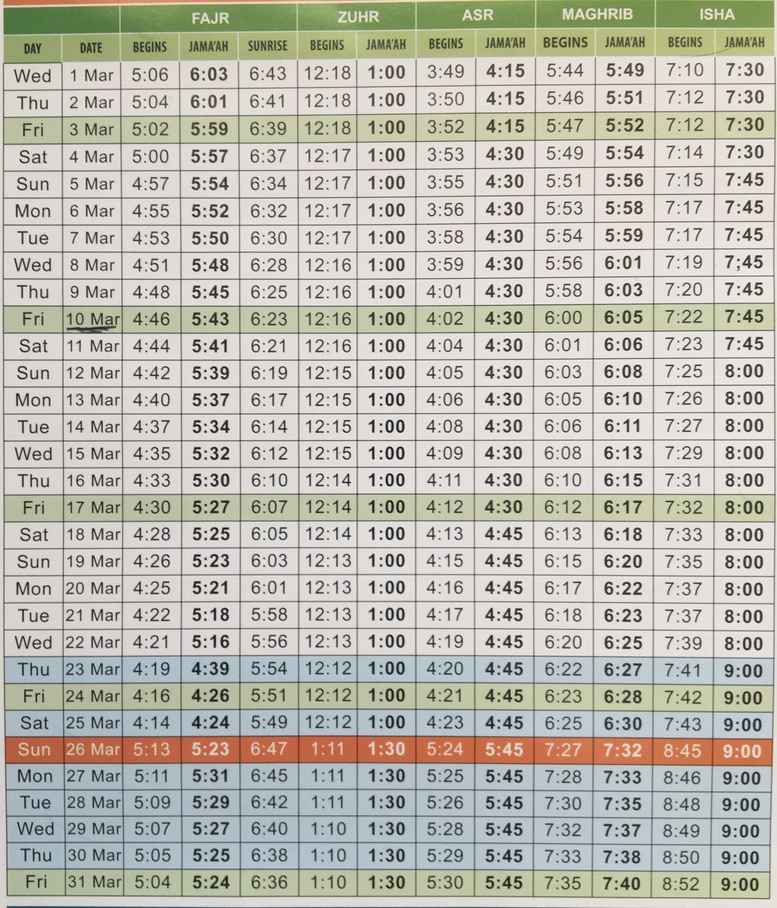
#> input picture timetable_scanner/Redcoat-Mar-23.jpg, 777 x 908 px, shrunk from 2872 x 3359 before the run
$ python row_extractor.py
#> lines starting #> are read from the running program, lines starting #| are printed output that depends on the picture
### timetable_scanner/util.py
import cv2
from PIL import Image, ImageOps
import numpy as np
def openAndReturnImageArray(img_path):
#> called with img_path = 'Redcoat-Mar-23.jpg'
    im = Image.open(img_path)
#> im is the input picture: PIL image 777x908 RGB; mean R, G, B 188, 186.5, 176.7
    # To prevent img from being auto rotated due to exif value
    # https://github.com/python-pillow/Pillow/issues/4703
    im = ImageOps.exif_transpose(im)
    return np.asarray(im)

# [29 lines left out: functions showImgInWindow, showImgAndReturnIfMeetsCriteria, not called in this run]


def returnGrayscaleImg(img):
    return cv2.cvtColor(img, cv2.COLOR_BGR2GRAY)

# [53 lines left out: functions checkIfUserInputIsANumber, getThresholdFromUserInput, getSkewAngle, rotateImage, not called in this run]

# Deskew image
def deskew(cvImage):
    angle = getSkewAngle(cvImage)
    return rotateImage(cvImage, -1.0 * angle)

### timetable_scanner/row_extractor.py
import cv2
import numpy as np
from util import deskew, openAndReturnImageArray
from PIL import Image, ImageOps

img_path = 'Redcoat-Mar-23.jpg'

im = openAndReturnImageArray(img_path)
base_image = im.copy()
im_h, im_w, im_d = im.shape
#> im_h = 908; im_w = 777; im_d = 3

# Convert to grayscale
gray = cv2.cvtColor(im, cv2.COLOR_BGR2GRAY)
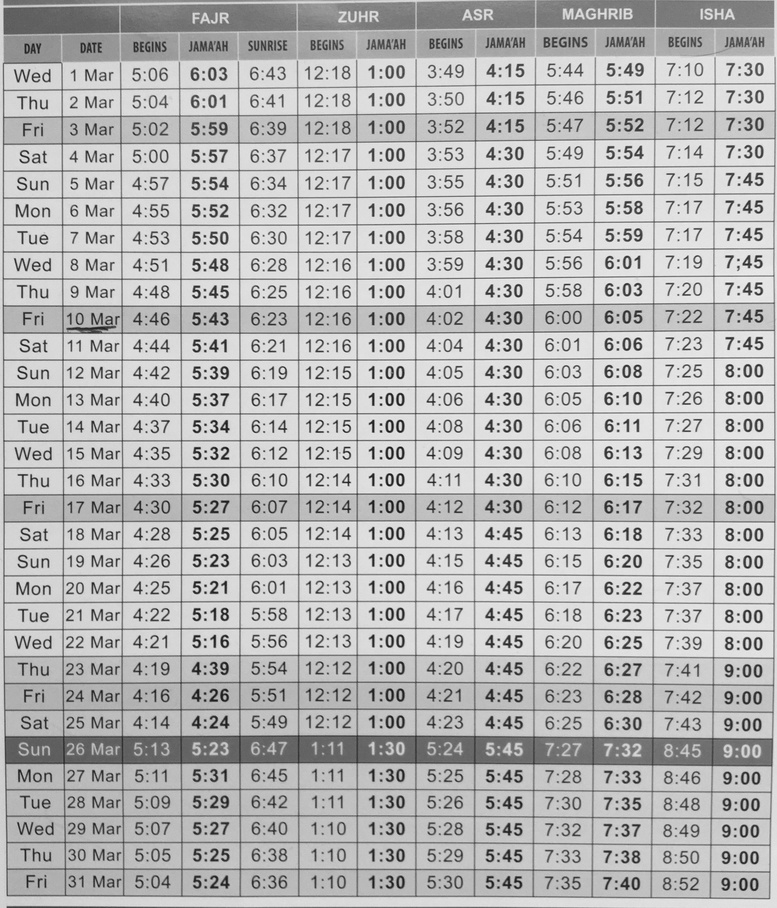
#> gray: shape (908, 777); min 15, max 247, mean 183.8

# Apply Gaussian blur
blur = cv2.GaussianBlur(gray, (5, 5), 0)
# cv2.imshow('blur', blur)

# Detect edges
edges = cv2.Canny(blur, 20, 100, apertureSize=3)
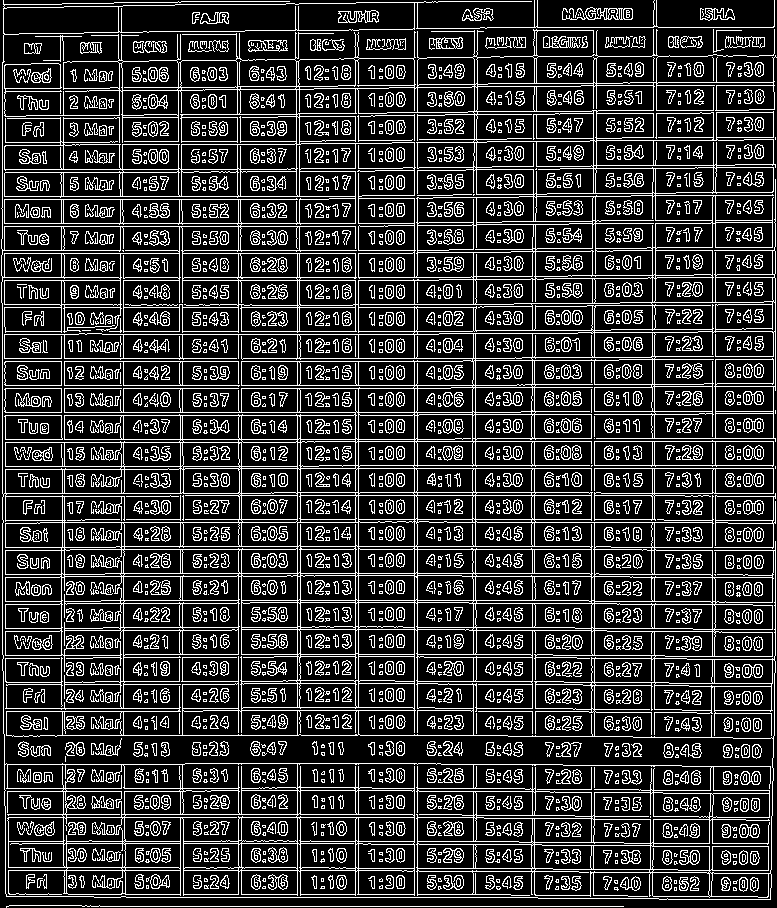
#> edges: shape (908, 777); 21.4% white in thin lines or dots
# cv2.imshow('edges', edges)

# Detect Horizontal lines
detected_horizontal_lines = cv2.HoughLinesP(edges, 1, np.pi / 180, 100, minLineLength=100, maxLineGap=8)
#> detected_horizontal_lines = 381 rows, first 6: [358, 734, 358, 2], [355, 735, 355, 21], [414, 735, 414, 2], [417, 735, 417, 2], [297, 735, 297, 248], [241, 735, 241, 250]

# Filter lines by slope
max_y_diff = 1
min_horizontal_length = 10
horizontal_lines = []
for current_line in detected_horizontal_lines:
    x1, line1_y1, x2, line2_y1 = current_line[0]
    if abs(line2_y1 - line1_y1) < max_y_diff and abs(x2 - x1) > min_horizontal_length:
        horizontal_lines.append(current_line)
#> this loop made 381 passes
#> after the loop, horizontal_lines = 106 items, first 6: [[429, 522, 727, 522]], [[5, 817, 483, 817]], [[180, 495, 716, 495]], [[82, 906, 623, 906]], [[81, 519, 663, 519]], [[569, 223, 715, 223]]

# Sort the lines by their y-coordinates
sorted_lines = sorted(horizontal_lines, key=lambda x: x[0][1])
#> sorted_lines = 106 items, first 6: [[424, 1, 537, 1]], [[480, 27, 773, 27]], [[245, 30, 357, 30]], [[507, 46, 644, 46]], [[474, 47, 586, 47]], [[491, 56, 686, 56]]

# Filter lines which are close to each other - to avoid duplicate lines for table lines
filtered_list = []
prev_line = []
pixels_from_top_of_image = 180
pixels_from_bottom_of_image = 10
max_y_difference = 30
for line in sorted_lines:
    current_line = line[0]  # To make code more readable later - Only need the array - as no longer clusters
    if current_line[1] < pixels_from_top_of_image or current_line[1] > im_h - pixels_from_bottom_of_image:
        continue
    if len(prev_line) == 0:
        prev_line = current_line
    else:
        print(prev_line)
        line1_y1 = prev_line[1]
        line2_y1 = current_line[1]
        if abs(line1_y1 - line2_y1) < max_y_difference:
            continue
        else:
            # New row line
            filtered_list.append(prev_line)
            prev_line = current_line
#> this loop made 106 passes
#> (current_line, line1_y1, line2_y1) on passes 22, 23, 24, 25, 27, 28, 30, 31, 32, 34, 35, 37: ([2, 196, 361, 196], 195, 196), ([2, 199, 328, 199], 195, 199), ([569, 223, 715, 223], 195, 223), ([2, 223, 418, 223], 195, 223), ([2, 250, 448, 250], 226, 250), ([2, 253, 416, 253], 226, 253), ([2, 280, 438, 280], 277, 280), ([353, 304, 513, 304], 277, 304), ([587, 305, 717, 305], 277, 305), ([102, 331, 476, 331], 307, 331), ([102, 334, 438, 334], 307, 334), ([5, 361, 475, 361], 358, 361)
#> (line1_y1, line2_y1, prev_line) on passes 26, 29, 33, 36, 40, 45: (195, 226, [2, 226, 387, 226]), (226, 277, [2, 277, 476, 277]), (277, 307, [4, 307, 483, 307]), (307, 358, [4, 358, 521, 358]), (358, 388, [5, 388, 450, 388]), (388, 438, [455, 438, 775, 438])
#| [632 195 773 195]
#| [632 195 773 195]
#| [632 195 773 195]
#| [632 195 773 195]
#| [632 195 773 195]
#| [  2 226 387 226]
#| [  2 226 387 226]
#| [  2 226 387 226]
#> (further printed lines are left out)
#> after the loop, filtered_list = 17 items, first 6: [632, 195, 773, 195], [2, 226, 387, 226], [2, 277, 476, 277], [4, 307, 483, 307], [4, 358, 521, 358], [5, 388, 450, 388]
filtered_list.append(prev_line)

print("The Final List")
print(filtered_list)
#> (printed output is left out)
# Draw the detected rows as contours on the image
for row_line in filtered_list:
    x1, line1_y1, x2, line2_y1 = row_line
    cv2.line(im, (0, line1_y1), (im_w, line1_y1), (0, 0, 255), 4)
#> this loop made 18 passes
#> (x1, line1_y1, x2, line2_y1) on passes 1 to 12: (632, 195, 773, 195), (2, 226, 387, 226), (2, 277, 476, 277), (4, 307, 483, 307), (4, 358, 521, 358), (5, 388, 450, 388), (455, 438, 775, 438), (179, 468, 775, 468), (81, 519, 663, 519), (61, 549, 655, 549), (101, 600, 593, 600), (60, 630, 236, 630)
#> row_line on passes 16 to 18: [5, 814, 461, 814], [356, 844, 541, 844], [6, 894, 510, 894]

# Display the result
cv2.imshow("Horizontal lines", im)


## Now extracting each row using lines

cv2.waitKey(0)
cv2.destroyAllWindows()

$ run again, with timetable_scanner/Bad-Feb-2023.JPG copied over timetable_scanner/Redcoat-Mar-23.jpg
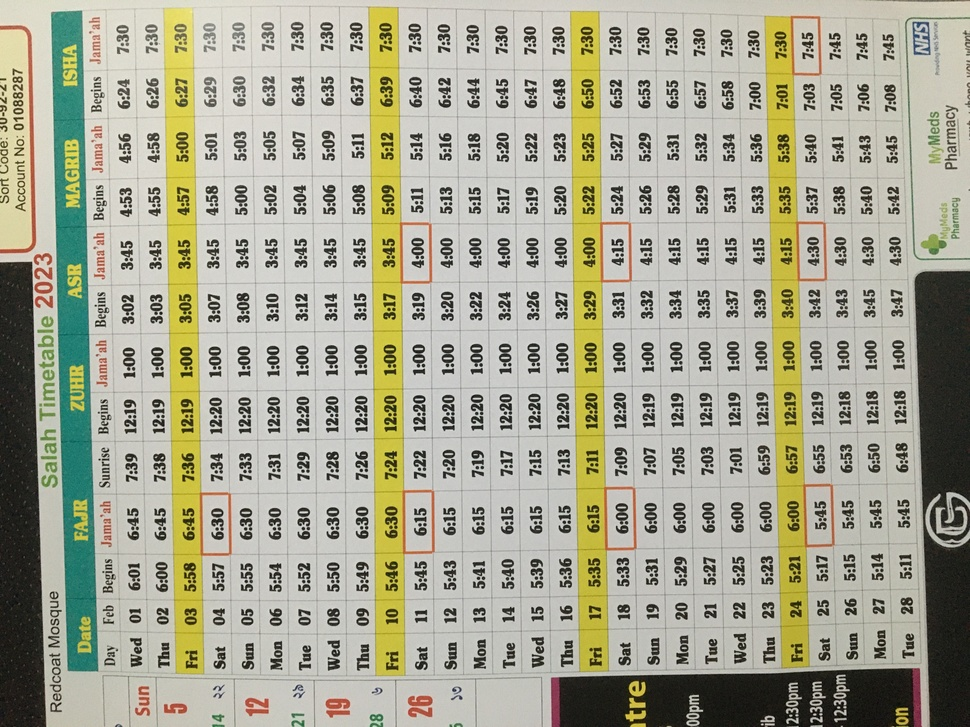
#> input picture timetable_scanner/Bad-Feb-2023.JPG, 970 x 727 px, shrunk from 4032 x 3024 before the run
#> in openAndReturnImageArray, im is the input picture: PIL image 970x727 RGB; mean R, G, B 167.7, 167.1, 147.3
#> im: PIL image 727x970 RGB
#> `gray = cv2.cvtColor(im, cv2.COLOR_BGR2GRAY)`:
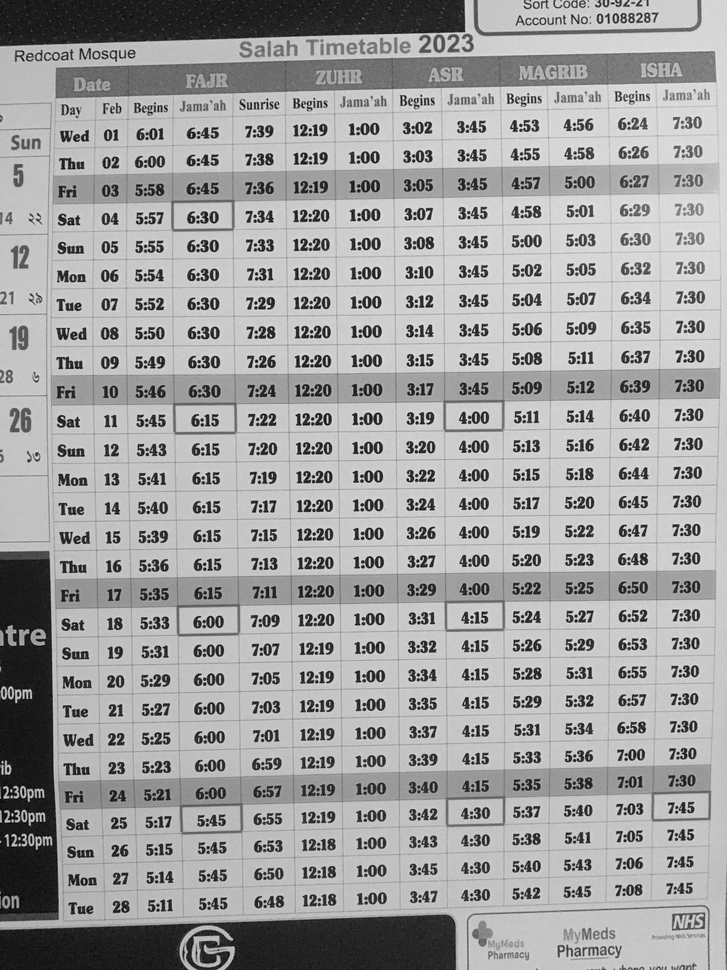
#> gray: shape (970, 727); min 0, max 240, mean 161.3
#> `edges = cv2.Canny(blur, 20, 100, apertureSize=3)`:
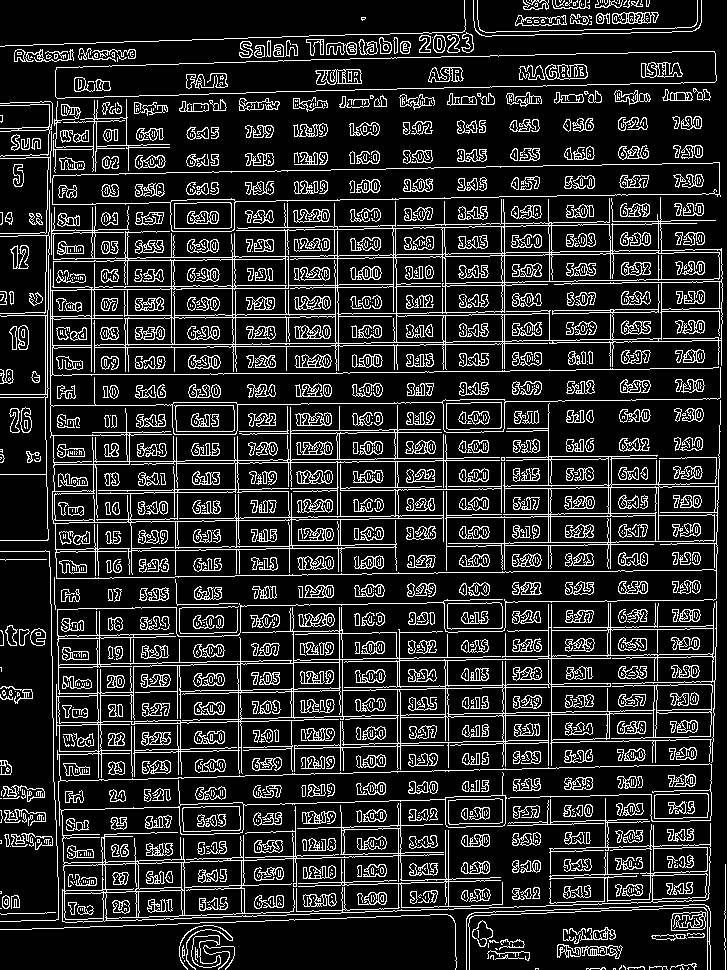
#> edges: shape (970, 727); 16.2% white in thin lines or dots
#> detected_horizontal_lines = 125 rows, first 6: [0, 921, 457, 906], [386, 168, 568, 165], [431, 909, 705, 900], [7, 929, 447, 914], [502, 687, 714, 684], [235, 201, 498, 197]
#> the loop `for current_line in detected_horizontal_lines:` made 125 passes
#> after the loop `for current_line in detected_horizontal_lines:`: horizontal_lines = [[[78, 315, 246, 315]], [[97, 344, 269, 344]], [[185, 460, 291, 460]], [[271, 459, 376, 459]], [[357, 432, 483, 432]], [[77, 461, 184, 461]], [[163, 431, 291, 431]], [[58, 347, 211, 347]], [[51, 405, 152, 405]], [[74, 374, 223, 374]]]
#> sorted_lines = [[[78, 315, 246, 315]], [[97, 344, 269, 344]], [[58, 347, 211, 347]], [[74, 374, 223, 374]], [[51, 405, 152, 405]], [[163, 431, 291, 431]], [[357, 432, 483, 432]], [[271, 459, 376, 459]], [[185, 460, 291, 460]], [[77, 461, 184, 461]]]
#> the loop `for line in sorted_lines:` made 10 passes
#> (current_line, line1_y1, line2_y1) on passes 2, 4, 6, 7, 9, 10: ([97, 344, 269, 344], 315, 344), ([74, 374, 223, 374], 347, 374), ([163, 431, 291, 431], 405, 431), ([357, 432, 483, 432], 405, 432), ([185, 460, 291, 460], 459, 460), ([77, 461, 184, 461], 459, 461)
#> (printed output is left out)
#> after the loop `for line in sorted_lines:`: filtered_list = [[78, 315, 246, 315], [58, 347, 211, 347], [51, 405, 152, 405]]
#| [array([ 78, 315, 246, 315], dtype=int32), array([ 58, 347, 211, 347], dtype=int32), array([ 51, 405, 152, 405], dtype=int32), array([271, 459, 376, 459], dtype=int32)]
#> the loop `for row_line in filtered_list:` made 4 passes

$ run again, with timetable_scanner/IMG_4350.JPG copied over timetable_scanner/Redcoat-Mar-23.jpg
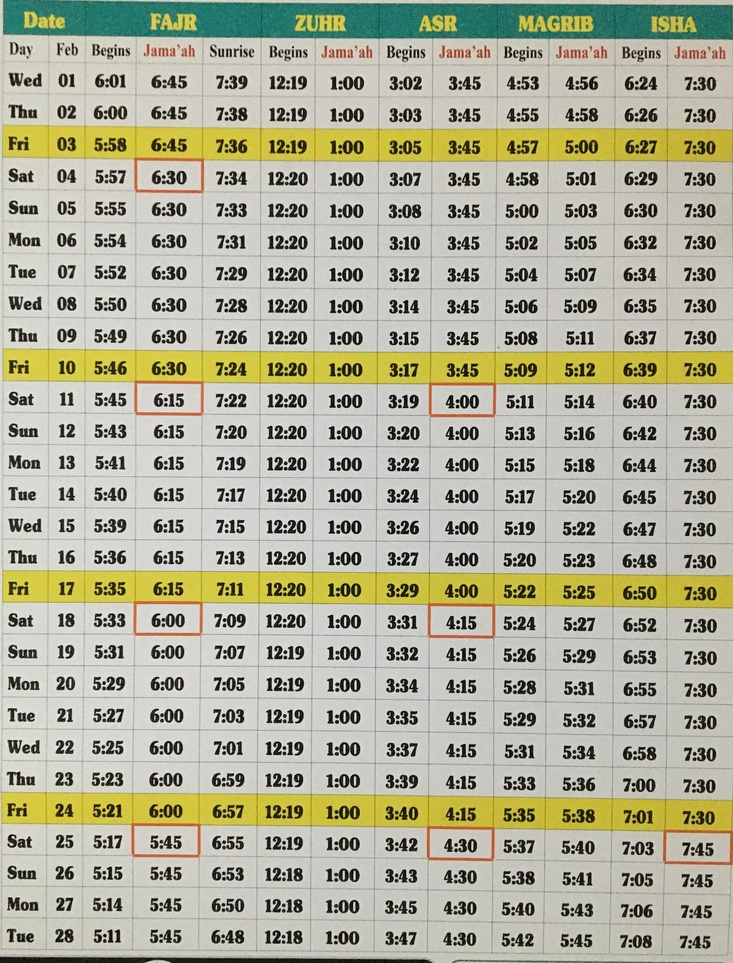
#> input picture timetable_scanner/IMG_4350.JPG, 733 x 963 px, shrunk from 2764 x 3632 before the run
#> in openAndReturnImageArray, im is the input picture: PIL image 733x963 RGB; mean R, G, B 176.1, 175.7, 153.6
#> `blur = cv2.GaussianBlur(gray, (5, 5), 0)`:
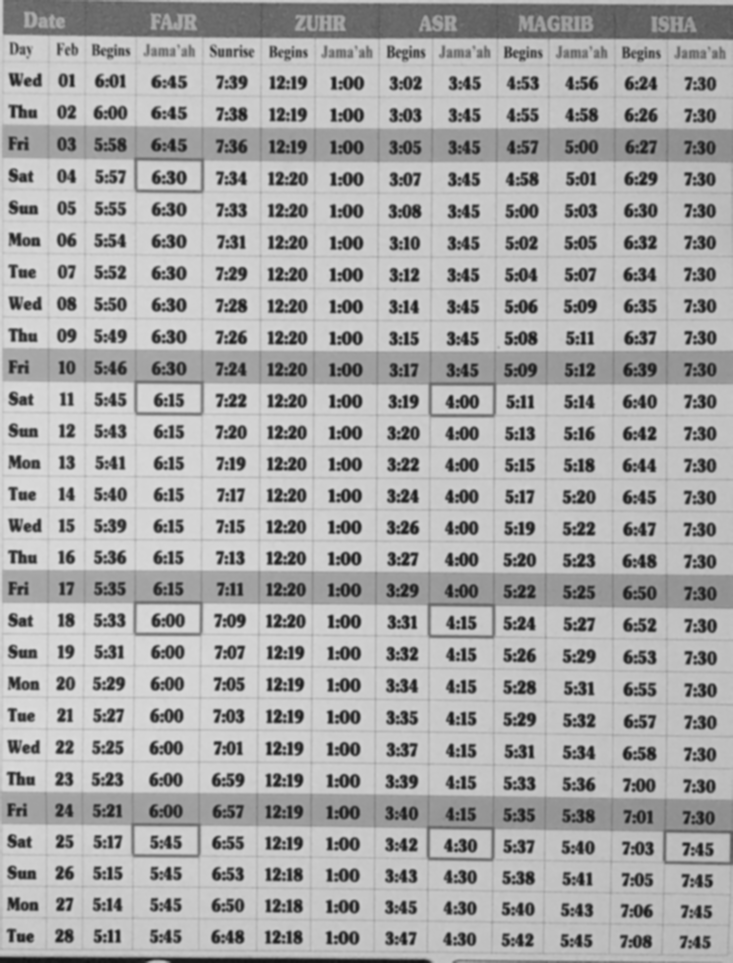
#> blur: shape (963, 733); min 17, max 219, mean 169.1
#> `edges = cv2.Canny(blur, 20, 100, apertureSize=3)`:
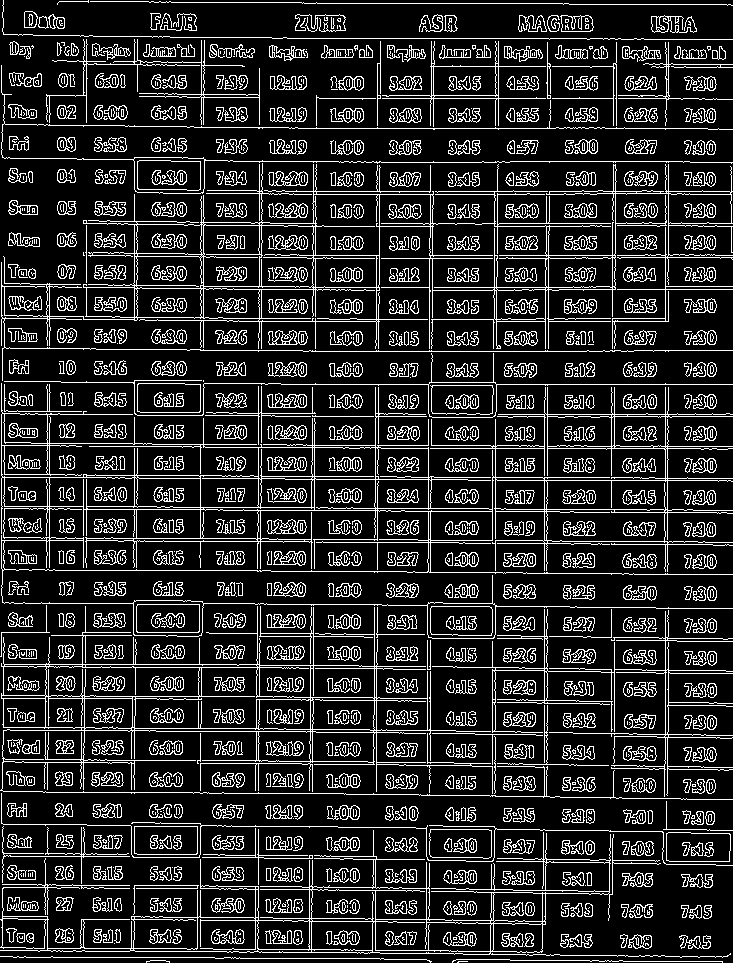
#> edges: shape (963, 733); 16.6% white in thin lines or dots
#> detected_horizontal_lines = 148 rows, first 6: [429, 255, 732, 255], [200, 350, 200, 236], [134, 320, 134, 157], [42, 853, 155, 854], [281, 384, 428, 384], [257, 191, 732, 191]
#> the loop `for current_line in detected_horizontal_lines:` made 148 passes
#> after the loop `for current_line in detected_horizontal_lines:`: horizontal_lines = 83 items, first 6: [[429, 255, 732, 255]], [[281, 384, 428, 384]], [[257, 191, 732, 191]], [[20, 414, 136, 414]], [[309, 287, 595, 287]], [[397, 477, 654, 477]]
#> sorted_lines = 83 items, first 6: [[149, 2, 303, 2]], [[302, 3, 568, 3]], [[563, 4, 730, 4]], [[272, 38, 620, 38]], [[324, 49, 539, 49]], [[146, 50, 254, 50]]
#> the loop `for line in sorted_lines:` made 83 passes
#> (current_line, line1_y1, line2_y1) on passes 21, 22, 24, 25, 27, 28, 30, 31: ([159, 193, 293, 193], 191, 193), ([259, 194, 596, 194], 191, 194), ([184, 225, 297, 225], 223, 225), ([298, 226, 433, 226], 223, 226), ([603, 257, 732, 257], 255, 257), ([307, 258, 620, 258], 255, 258), ([309, 287, 595, 287], 286, 287), ([514, 289, 732, 289], 286, 289)
#> (printed output is left out)
#> after the loop `for line in sorted_lines:`: filtered_list = 23 items, first 6: [257, 191, 732, 191], [376, 223, 732, 223], [429, 255, 732, 255], [196, 286, 324, 286], [204, 318, 328, 318], [201, 350, 315, 350]
#> (printed output is left out)
#> the loop `for row_line in filtered_list:` made 24 passes
